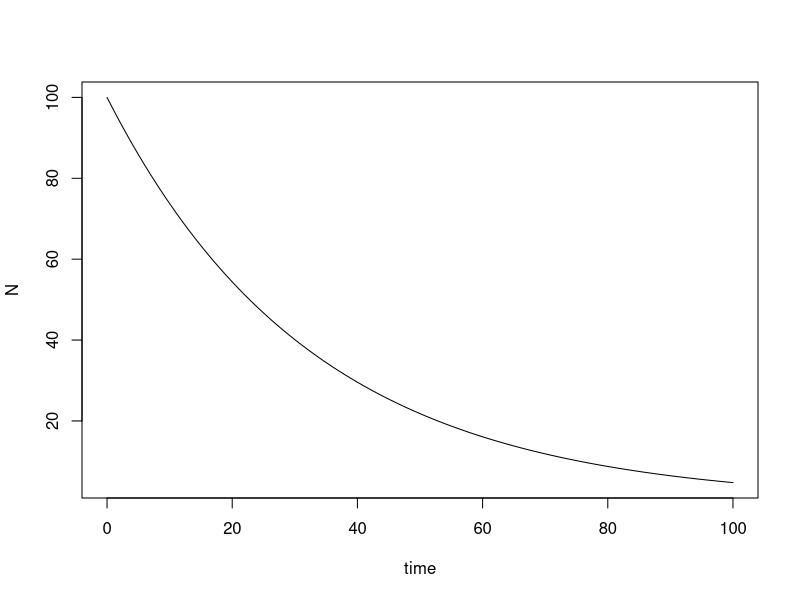

The R source for this figure: (Note: this script raises an error after producing the figure.)
## ---- chunk 1
# Set up initial conditions and define variables
tmin = 0; tmax = 100; dt = 1
n = (tmax - tmin)/dt + 1 # 101 time values from 0 to 100
time = seq(tmin, tmax, by = dt)
k = .03 # Decay rate constant
N0 = 100 # Initial number of atoms
N = N0 # Initialize N
# Run for loop
for (i in 2:n) {
   dN = -k*N[i-1]*dt
 N[i] = N[i-1] + dN}
# Plot results
plot(time, N, type = "l")


## ---- chunk 2
knitr::include_graphics("images/Figure3.13.png")
## ---- chunk 3
# (2)
length(islands)

# (3)
mean(islands)
median(islands)

#(4)
par(mfrow=c(2,2))
hist(islands)
qqnorm(islands)
boxplot(islands)
dotchart(islands)

## ---- chunk 4
knitr::include_graphics("images/pch.png")
## ---- chunk 5
#actual solution of x -log(x) + exp(-x) = x is
#x = 1.30979958580415...

#(6) fixed point iterations
#starting value 2, first four digits
x <- 2
count <- 0
while(abs(x - x + log(x) - exp(-x)) > 0.0001){
  x <- x - log(x) + exp(-x)
  count <- count + 1
}
count #3
x #1.309715

#(7) Newton-raphson
x <- 2
f <- log(x) - exp(-x)
tolerance <- 0.0001
while (abs(f) > tolerance){
  f.prime <- 1/x + exp(-x)
  x <- x - f/f.prime
  f <- log(x) - exp(-x)
}
x#1.309709

#(8)
curve(log(x)-exp(-x), xlim=c(0.5,2.5))
points(x, f, pch=15, col="red")

## ---- chunk 6
knitr::include_graphics("images/nratbig.png")
## ---- chunk 7
knitr::include_graphics("images/flowchart_2024_A.png")
## ---- chunk 8
trianglearea <- function(x){
  a <- x[1]; b <- x[2]; c <- x[3]
  if(a<=0 | b<=0 | c<=0){
    area <- NULL
  }else{
    if(a+b<=c | a+c<=b | b+c<=a){
      area <- NA
    }else{
      cosA <- (b^2+c^2-a^2)/(2*b*c)
      sinA <- sqrt(1-cosA^2)
      area <- 0.5*b*c*sinA
    }
  }
  return(area)
}
trianglearea(c(-1,2,3))
trianglearea(c(1,2,3))
trianglearea(c(1,2,sqrt(5)))
